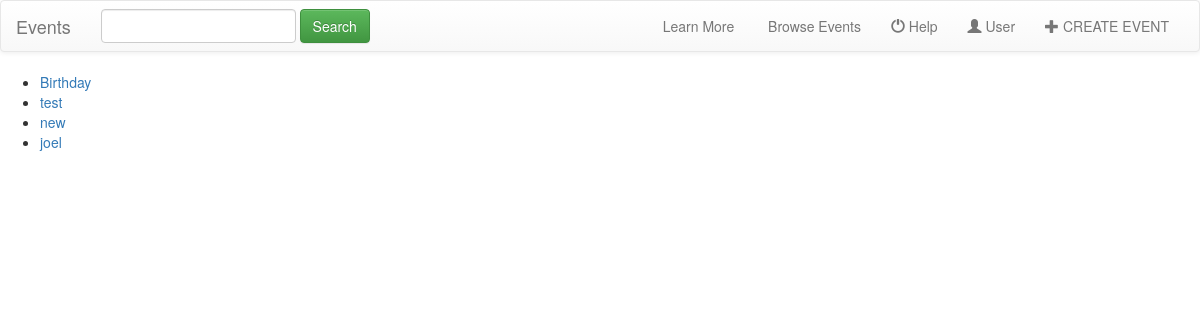
The app's page /, older data.
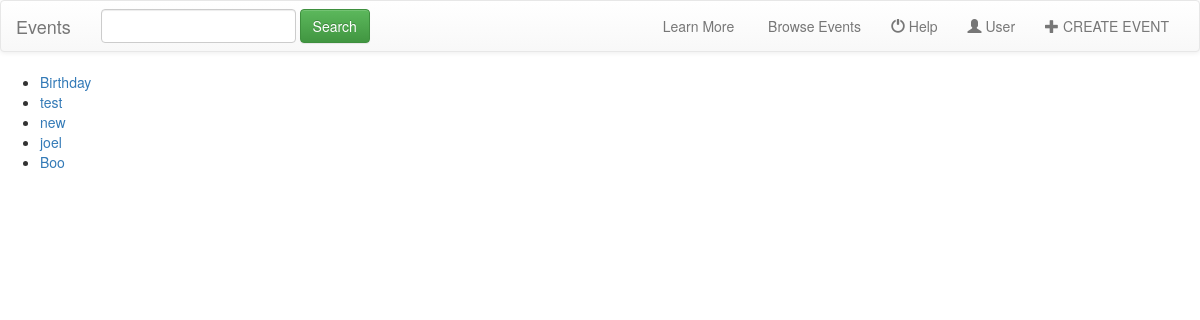
The same page, newer data.
### Event/models.py (models this page shows, shortened)
class Event(models.Model):
    Event_title = models.CharField(max_length=200)
    Location = models.CharField(max_length=100)
    time = models.CharField(max_length=40)
    Event_type = models.CharField(max_length=300)
    Event_topic = models.CharField(max_length=250)
    Event_image = models.FileField(null=False, blank=False)
    Event_detail = models.CharField(max_length=1000)
    Organizer_name = models.CharField(max_length=100,null=False)
    updated = models.DateTimeField(auto_now=True,auto_now_add=False)
    timestamp = models.DateTimeField(auto_now=False,auto_now_add=True)

### Event/views.py (the view)
# urls.py: url(r'^$', views.IndexView.as_view(), name='index'),
class IndexView(generic.ListView):
    template_name = 'Event/index.html'
    def get_queryset(self):
        return Event.objects.all()

### Event/templates/Event/index.html
{% extends 'Event/base.html' %}
{%  block content %}
<ul>
    {% for event in object_list %}
    <li><a href="{% url 'Event:detail' event.id %}"> {{ event.Event_title }}  </a> </li>
    {% endfor %}
</ul>
{% endblock %}

### Event/templates/Event/base.html (shortened to what this page needs)
<!DOCTYPE html>
<html lang="en">
<head>
    {% load static %}
    <link rel="stylesheet" href="{% static 'Event/css/bootstrap.css' %}">
    <link rel="stylesheet" href="{% static 'Event/css/bootstrap-theme.css' %}">
    <link rel="stylesheet" href="{% static 'Event/css/base.css' %}">
</head>
<body>
<nav class="navbar navbar-default">
<div class="container-fluid">
    <div class="navbar-header">
        <a href="#" class="navbar-brand">Events</a>
    </div>
<div class="collapse navbar-collapse" id="topNavBar">
    <form action="#" class="navbar-form navbar-left" role="search" method="get">
        <div class="form-group">
            <input type="text" class="form-control" name="q" value="">
        </div>
        <button type="submit" class="btn btn-success"> Search</button>
    </form>
    <ul class="nav navbar-nav navbar-right">
        <li class="">
            <a href="#">
                &nbsp;Learn More
            </a>
        </li>
        <li class="">
            <a href="#">
                &nbsp;Browse Events
            </a>
        </li>
        <li class="">
            <a href="#">
                <span class="glyphicon glyphicon-off" aria-hidden="true"></span>&nbsp;Help
            </a>
        </li>
        <li class="">
            <a href="#">
                <span class="glyphicon glyphicon-user" aria-hidden="true"></span>&nbsp;User
            </a>
        </li>
        <li class="">
            <a href="{% url 'Event:Event-add' %}">
                <span class="glyphicon glyphicon-plus" aria-hidden="true"></span>&nbsp;CREATE EVENT
            </a>
        </li>
    </ul>
</div>
</div>
</nav>
<body>
{% block content %}
{% endblock %}
</body>
</html>

Row changes from the older to the newer data that the page shows:
added Event: Event_title "Boo"
